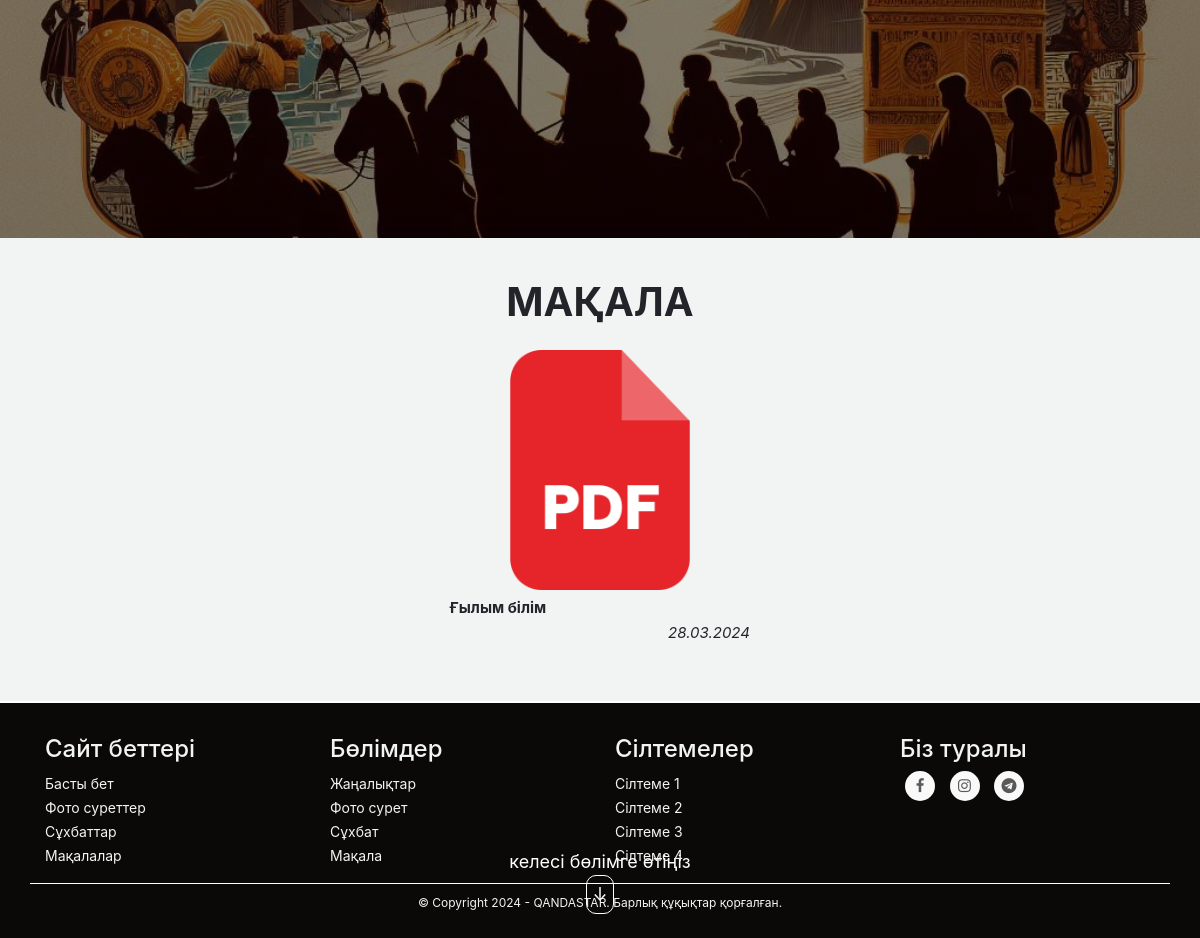
The page /article.html (lower part) on the database as committed earlier.
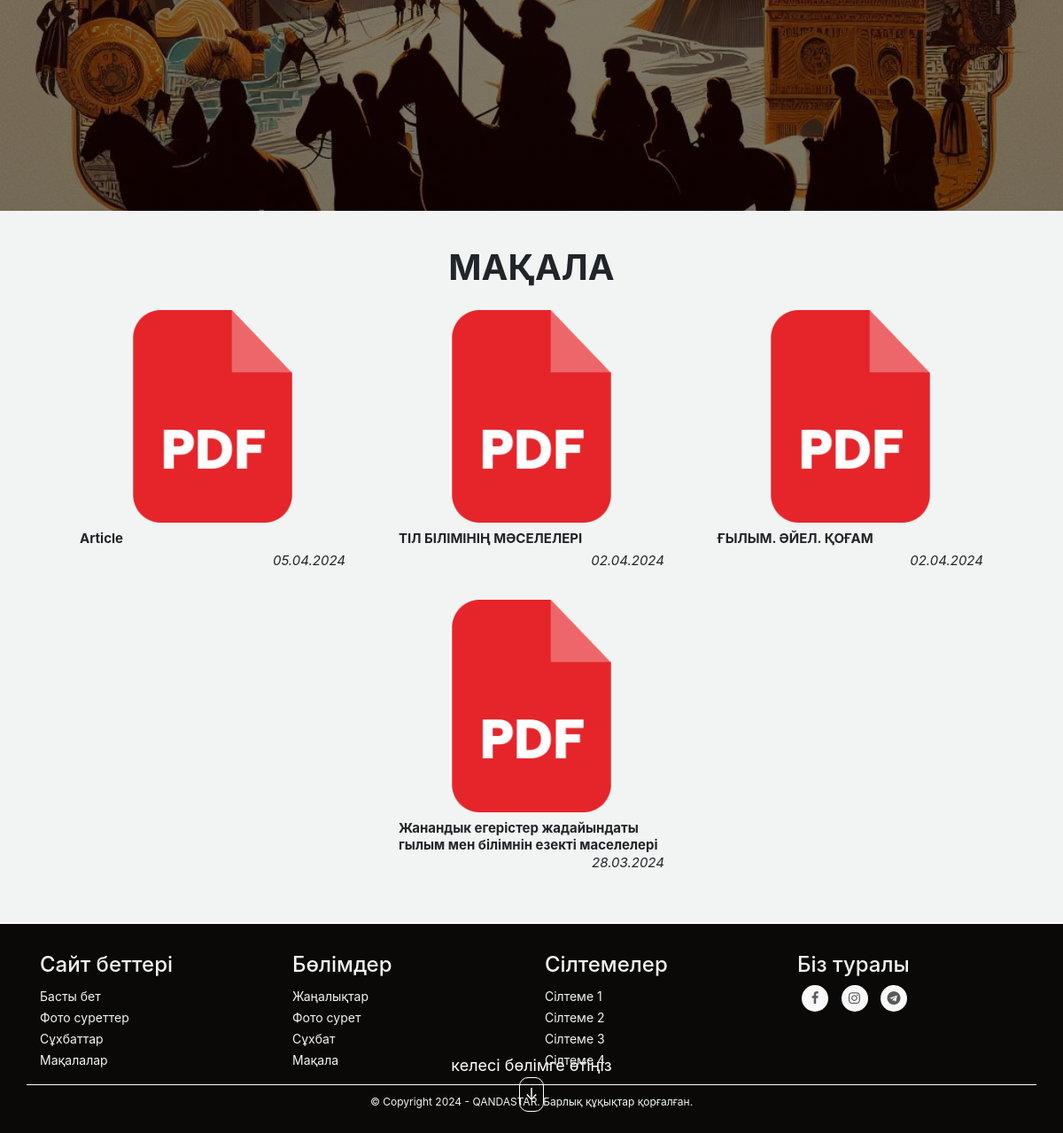
The same page on the database as committed later.
### website/models.py (models this page shows)
class Article(models.Model):
    article_file = models.FileField(upload_to='article/')
    nameArticle = models.CharField(max_length=100, blank=True)
    partArticle = models.TextField(blank=True)
    nameAuthor = models.CharField(max_length=100, blank=True)
    categoryArticle = models.ForeignKey(Category, on_delete=models.CASCADE, null=True, blank=True)
    dateOfArticle = models.DateField(blank=True, null=True)
    uploadDateArticle = models.DateTimeField(auto_now_add=True)

### website/views.py (the view)
# urls.py: path('article.html', views.article_view, name='article_view'),
def article_view(request):
    articles = Article.objects.all().order_by('-id')
    return render(request, 'article.html', {'articles': articles})

### website/templates/article.html (shortened to what this page needs)
{% load static %}
<!DOCTYPE html>
<html lang="en">
<head>
    <link rel="stylesheet" href="{% static 'website/article.css' %}">
    <link rel="stylesheet" href="{% static 'website/menu.css' %}">
    <link rel="stylesheet" href="{% static 'website/footer.css' %}">
    <link rel="stylesheet" href="https://cdnjs.cloudflare.com/ajax/libs/font-awesome/5.15.4/css/all.min.css">
    <link rel="stylesheet" type="text/css" href="{% static 'website/slick/slick.css' %}"/>
    <link rel="stylesheet" type="text/css" href="{% static 'website/slick/slick-theme.css' %}"/>
    <link rel="stylesheet" href="{% static 'website/lightzoom_v1.1.0/style.css' %}" type="text/css">
    <link rel="stylesheet" href="https://cdn.plyr.io/3.6.8/plyr.css">
    <link rel="stylesheet" href="https://maxcdn.bootstrapcdn.com/bootstrap/4.1.3/css/bootstrap.min.css">
    <link href="https://maxcdn.bootstrapcdn.com/font-awesome/4.7.0/css/font-awesome.min.css" rel="stylesheet" >
    <link href="https://stackpath.bootstrapcdn.com/bootstrap/4.5.2/css/bootstrap.min.css" rel="stylesheet">
</head>
<body>
      <div class="article-first-block">
        <div class="navigation-to-second-block">
          <span class="text-in-nav">келесі бөлімге өтіңіз</span>
          <a href="#article-gallery" class="next-button scrollToElement" data-target=".article-gallery"><span class="arrow">&#8595;</span></a>
        </div>
      </div>
      <div class="article-gallery" id="article-gallery">
        <div class="article-gallery-title">
            <h1>МАҚАЛА</h1>
        </div>
        <div class="article-gallery-items">
            {% for article in articles %}
            <div class="article-gallery-item-elements">
              <div class="article-fon">
                <img id="icon-pdf" onclick="openDocument('{{ article.article_file.url }}')" src="{% static 'website/photos/icon-pdf.png' %}" alt="">
              </div>
              <div class="article-info">
                <div class="article-info-name">
                  <span id="article-name">{{ article.nameArticle }}</span><br>
                  <span id="article-date">
                    {% if article.dateOfArticle is None %}
                        {{ article.uploadDateArticle | date:"d.m.Y" }}
                    {% else %}
                        {{ article.dateOfArticle | date:"d.m.Y" }}
                    {% endif %}
                  </span>
                </div>
              </div>
            </div>
            {% endfor %}
        </div>
    </div>
    {% include 'footer.html' %}
</body>
</html>

Rows that differ between the two databases and show on the page:
added Article: nameArticle "Article", uploadDateArticle "05.04.2024"
added Article: nameArticle "ТІЛ БІЛІМІНІҢ МӘСЕЛЕЛЕРІ", uploadDateArticle "02.04.2024"
added Article: nameArticle "ҒЫЛЫМ. ӘЙЕЛ. ҚОҒАМ", uploadDateArticle "02.04.2024"
changed Article: nameArticle "Ғылым білім" → "Жанандык егерістер жадайындаты гылым мен білімнін езекті маселелері"
